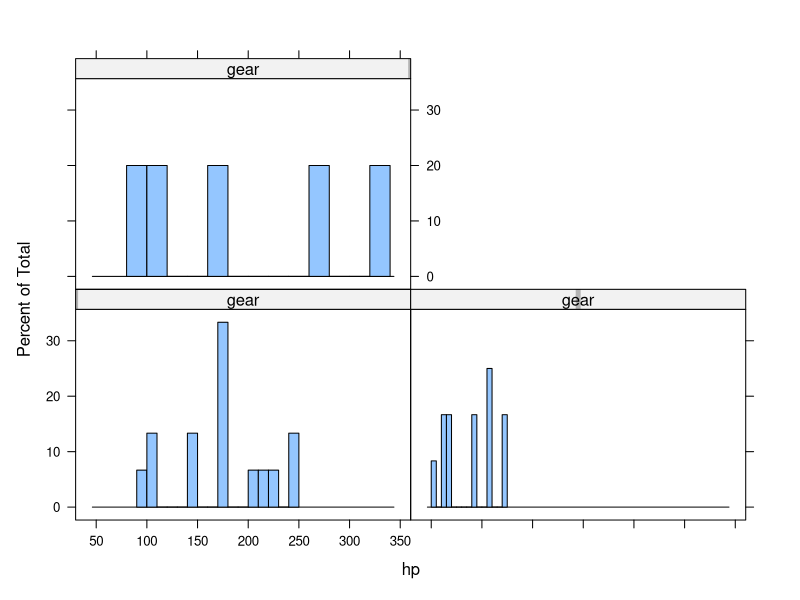

The R script that drew this image:
library(lattice)


input <- mtcars[,c('wt','mpg','hp','gear')]

histogram(~ hp |gear,
            data = input,
            breaks = 16,
            plot.points = FALSE)
